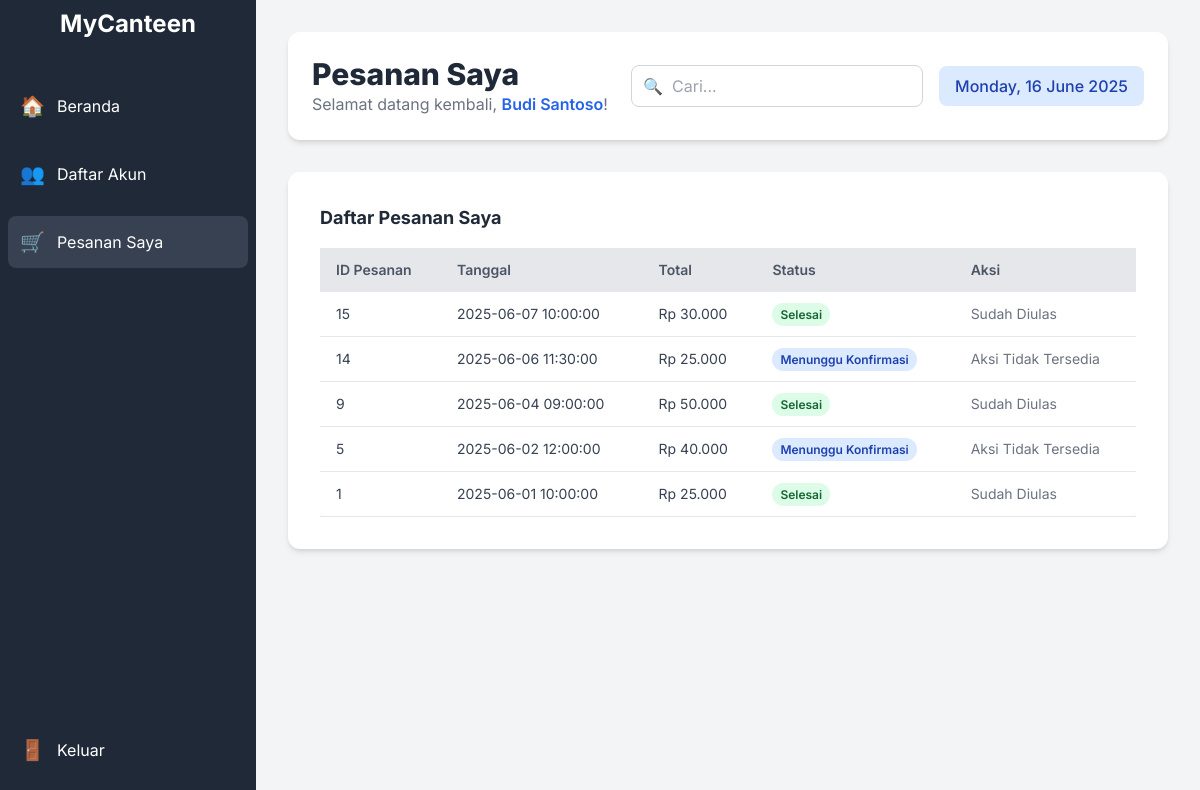
Page /index.php?page=my_orders (signed in) on the earlier database version.
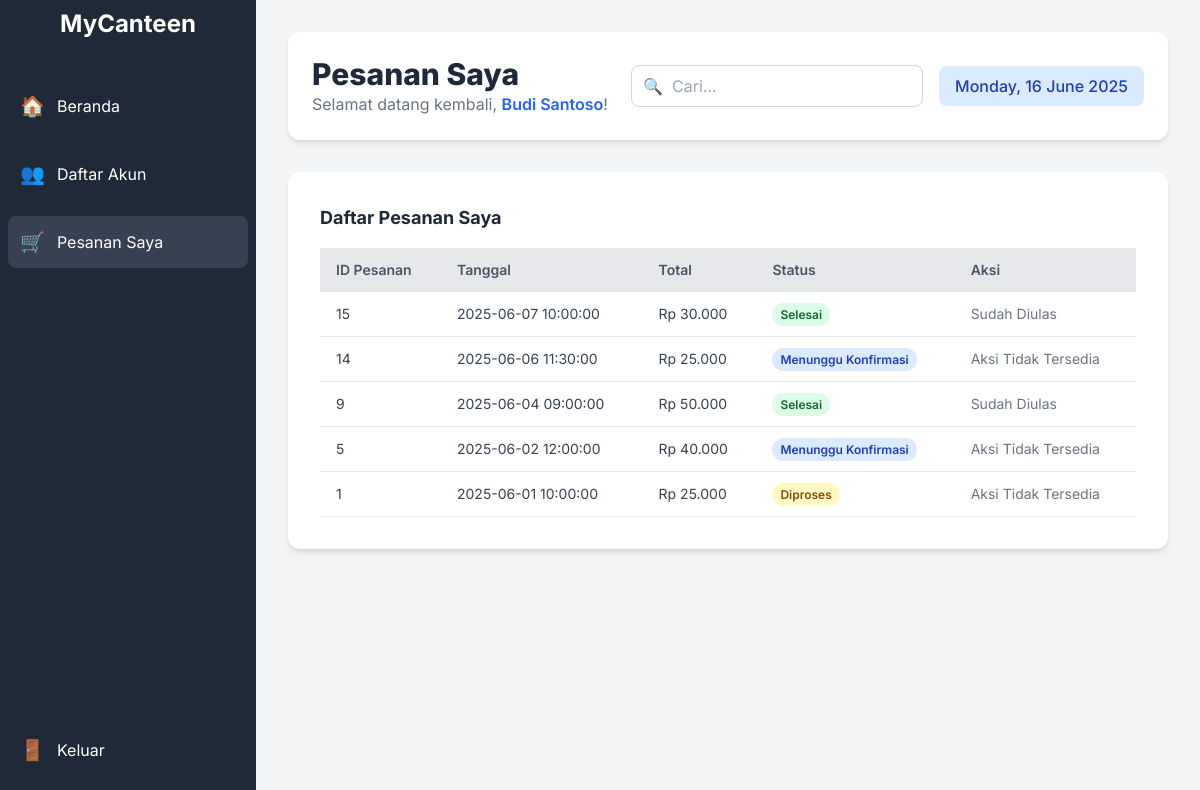
Same page on the later database version.
### tables this page shows
CREATE TABLE Pesanan (
    pesanan_id INT AUTO_INCREMENT PRIMARY KEY, 
    pesanan_date TIMESTAMP NOT NULL DEFAULT CURRENT_TIMESTAMP,
    pesanan_total INT NOT NULL,
    pesanan_paym VARCHAR(50) NOT NULL,
    status VARCHAR(20) NOT NULL DEFAULT 'Menunggu Konfirmasi', 
    Pembeli_id_mah VARCHAR(10), 
    FOREIGN KEY (Pembeli_id_mah) REFERENCES Pembeli(nrp) ON DELETE CASCADE 
);

### koneksi.php (called while the page is built, shortened)
<?php
function fetch_assoc_db($result)
{
    return mysqli_fetch_assoc($result);
}
?>

### views/my_orders_content.php (the view, shortened to what this page needs)
<div class="bg-white p-8 rounded-xl shadow-md">
    <h4 class="text-lg font-bold text-gray-800 mb-4">Daftar Pesanan Saya</h4>
    <div class="overflow-x-auto">
        <table class="min-w-full bg-white rounded-lg shadow-sm">
            <thead class="bg-gray-200">
                <tr>
                    <th class="py-3 px-4 text-left text-sm font-semibold text-gray-600">ID Pesanan</th>
                    <th class="py-3 px-4 text-left text-sm font-semibold text-gray-600">Tanggal</th>
                    <th class="py-3 px-4 text-left text-sm font-semibold text-gray-600">Total</th>
                    <th class="py-3 px-4 text-left text-sm font-semibold text-gray-600">Status</th>
                    <th class="py-3 px-4 text-left text-sm font-semibold text-gray-600">Aksi</th>
                </tr>
            </thead>
            <tbody>
                <?php
                $buyer_id = $_SESSION['user_id'];
                $query_buyer_orders = "SELECT pesanan_id, pesanan_date, pesanan_total, status FROM Pesanan WHERE Pembeli_id_mah = ? ORDER BY pesanan_date DESC";
                $stmt_buyer_orders = mysqli_prepare($conn, $query_buyer_orders);
                mysqli_stmt_bind_param($stmt_buyer_orders, "s", $buyer_id);
                mysqli_stmt_execute($stmt_buyer_orders);
                $result_buyer_orders = mysqli_stmt_get_result($stmt_buyer_orders);
                if ($result_buyer_orders && mysqli_num_rows($result_buyer_orders) > 0) {
                    while ($order = fetch_assoc_db($result_buyer_orders)) {
                        echo '<tr class="border-b border-gray-200 hover:bg-gray-50">';
                        echo '<td class="py-3 px-4 text-sm text-gray-700">' . htmlspecialchars($order['pesanan_id']) . '</td>';
                        echo '<td class="py-3 px-4 text-sm text-gray-700">' . htmlspecialchars($order['pesanan_date']) . '</td>';
                        echo '<td class="py-3 px-4 text-sm text-gray-700">Rp ' . number_format($order['pesanan_total'], 0, ',', '.') . '</td>';
                        echo '<td class="py-3 px-4 text-sm text-gray-700"><span class="px-2 py-1 rounded-full text-xs font-semibold ' .
                            ($order['status'] === 'Ditolak' ? 'bg-red-100 text-red-800' :
                                ($order['status'] === 'Diproses' ? 'bg-yellow-100 text-yellow-800' :
                                    ($order['status'] === 'Selesai' ? 'bg-green-100 text-green-800' : 'bg-blue-100 text-blue-800'))) . '"> ' . htmlspecialchars($order['status']) . '</span></td>';
                        echo '<td class="py-3 px-4 text-sm text-gray-700">';
                        if ($order['status'] === 'Selesai') {
                            $check_review_query = "SELECT id_rating FROM Review WHERE Pesanan_pesanan_id = ?";
                            $stmt_check_review = mysqli_prepare($conn, $check_review_query);
                            mysqli_stmt_bind_param($stmt_check_review, "i", $order['pesanan_id']);
                            mysqli_stmt_execute($stmt_check_review);
                            $result_check_review = mysqli_stmt_get_result($stmt_check_review);
                            if (mysqli_num_rows($result_check_review) == 0) {
                                echo '<form method="POST" action="?page=my_orders" class="inline-block">';
                                echo '<input type="hidden" name="pesanan_id_review" value="' . htmlspecialchars($order['pesanan_id']) . '">';
                                echo '<select name="rating" class="px-2 py-1 border rounded-md mr-2 text-gray-700 bg-white focus:outline-none focus:ring-2 focus:ring-blue-500">';
                                for ($i = 1; $i <= 5; $i++) {
                                    echo '<option value="' . $i . '">' . $i . ' Bintang</option>';
                                }
                                echo '</select>';
                                echo '<button type="submit" name="submit_review" class="bg-yellow-500 text-white px-3 py-1 rounded-md hover:bg-yellow-600 transition-colors duration-200">Ulas</button>';
                                echo '</form>';
                            } else {
                                echo '<span class="text-gray-500">Sudah Diulas</span>';
                            }
                        } else {
                            echo '<span class="text-gray-500">Aksi Tidak Tersedia</span>';
                        }
                        echo '</td>';
                        echo '</tr>';
                    }
                } else {
                    echo '<tr><td colspan="5" class="py-4 text-center text-gray-500">Anda belum memiliki pesanan.</td></tr>';
                }
                ?>
            </tbody>
        </table>
    </div>
</div>

### index.php (shortened to what this page needs)
<?php
include 'koneksi.php';
$is_logged_in = isset($_SESSION['user_id']);
$user_role = $is_logged_in ? $_SESSION['role'] : null;
$page = $_GET['page'] ?? 'dashboard';
?>
<!DOCTYPE html>
<html lang="id">
<head>
    <script src="https://cdn.tailwindcss.com"></script>
</head>
<body class="bg-gray-100 flex h-screen">
    <div class="fixed inset-y-0 left-0 w-64 bg-gray-800 text-white p-6 flex flex-col justify-between
                 md:w-64 sm:w-20 sm:p-2 sm:overflow-hidden no-scrollbar <?php echo !$is_logged_in ? 'hidden' : ''; ?>">
        <div>
            <h2 class="text-2xl font-bold text-center mb-10 hidden sm:block md:block">MyCanteen</h2>
            <ul class="space-y-4">
                <li class="flex items-center p-3 rounded-lg hover:bg-gray-700 cursor-pointer transition-colors duration-200 <?php echo $page === 'dashboard' ? 'bg-gray-700' : ''; ?>"
                    onclick="window.location.href='?page=dashboard'">
                    <span class="text-xl mr-3">🏠</span> <span class="hidden md:block">Beranda</span>
                </li>
                <?php if ($user_role !== 'admin'):  ?>
                    <li class="flex items-center p-3 rounded-lg hover:bg-gray-700 cursor-pointer transition-colors duration-200 <?php echo $page === 'daftar_akun' ? 'bg-gray-700' : ''; ?>"
                        onclick="window.location.href='?page=daftar_akun'">
                        <span class="text-xl mr-3">👥</span> <span class="hidden md:block">Daftar Akun</span>
                    </li>
                <?php endif; ?>
                <?php if ($user_role === 'pembeli'): ?>
                    <li class="flex items-center p-3 rounded-lg hover:bg-gray-700 cursor-pointer transition-colors duration-200 <?php echo $page === 'my_orders' ? 'bg-gray-700' : ''; ?>"
                        onclick="window.location.href='?page=my_orders'">
                        <span class="text-xl mr-3">🛒</span> <span class="hidden md:block">Pesanan Saya</span>
                    </li>
                <?php endif; ?>
            </ul>
        </div>
        <div class="mb-4">
            <li class="flex items-center p-3 rounded-lg hover:bg-gray-700 cursor-pointer transition-colors duration-200 list-none"
                onclick="window.location.href='?logout=true'">
                <span class="text-xl mr-3">🚪</span> <span class="hidden md:block">Keluar</span>
            </li>
        </div>
    </div>
    <div
        class="flex-1 p-8 overflow-y-auto no-scrollbar <?php echo !$is_logged_in ? 'hidden' : 'ml-64 sm:ml-20 md:ml-64'; ?>">
        <div
            class="flex flex-col md:flex-row justify-between items-start md:items-center bg-white p-6 rounded-xl shadow-md mb-8">
            <div class="flex-1">
                <h1 class="text-3xl font-extrabold text-gray-800 mb-2 md:mb-0">
                    <?php
                    switch ($page) {
                        case 'my_orders':
                            echo 'Pesanan Saya';
                            break;
                    }
                    ?>
                </h1>
                <p class="text-gray-500">Selamat datang kembali, <span
                        class="font-semibold text-blue-600"><?php echo htmlspecialchars($_SESSION['username'] ?? 'Tamu'); ?></span>!
                </p>
            </div>
            <div class="mt-4 md:mt-0 flex items-center space-x-4 w-full md:w-auto">
                <div class="relative flex-grow">
                    <input type="text" placeholder="Cari..."
                        class="w-full pl-10 pr-4 py-2 border border-gray-300 rounded-lg focus:outline-none focus:ring-2 focus:ring-blue-500">
                    <span class="absolute left-3 top-1/2 -translate-y-1/2 text-gray-400">🔍</span>
                </div>
                <div class="hidden md:block bg-blue-100 text-blue-800 px-4 py-2 rounded-lg font-medium">
                    <?php echo date('l, d F Y'); ?>
                </div>
            </div>
        </div>
        <?php
        switch ($page) {
            case 'my_orders':
                if ($user_role === 'pembeli') {
                    include 'views/my_orders_content.php';
                } else {
                    include 'views/access_denied.php';
                }
                break;
        }
        ?>
    </div>
</body>
</html>

### index.php (style rules this page uses)
body { font-family: 'Inter', sans-serif; }
.no-scrollbar { -ms-overflow-style: none; scrollbar-width: none; }

Differences in the rows shown:
changed pesanan id 1: status "Selesai" → "Diproses"; status "Sudah Diulas" → "Aksi Tidak Tersedia"
